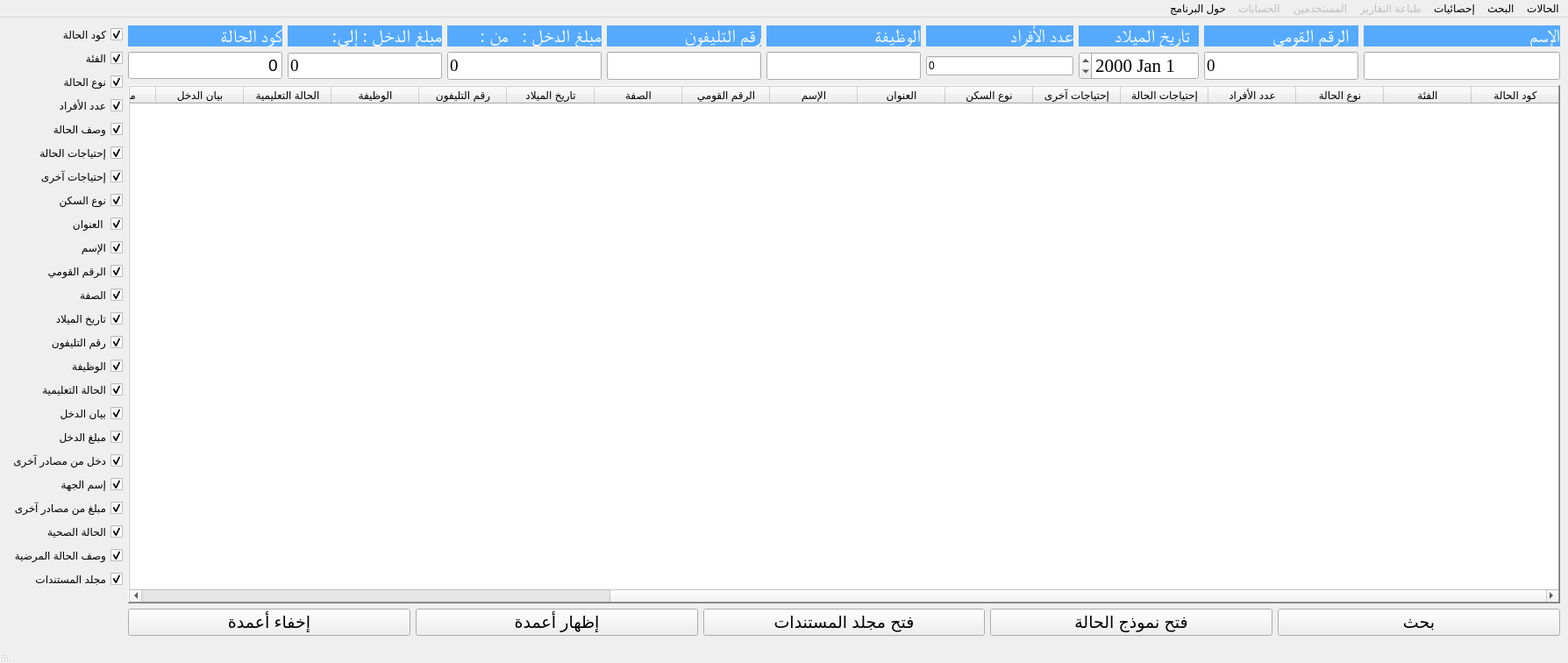
<?xml version="1.0" encoding="UTF-8"?>
<ui version="4.0">
 <class>search_adv_win</class>
 <widget class="QMainWindow" name="search_adv_win">
  <property name="geometry">
   <rect>
    <x>0</x>
    <y>0</y>
    <width>1788</width>
    <height>756</height>
   </rect>
  </property>
  <property name="windowTitle">
   <string>برنامج جمعية مسجد الرحمن لإدارة الحالات - عرض جميع الحالات - نسخة تجريبية</string>
  </property>
  <property name="layoutDirection">
   <enum>Qt::RightToLeft</enum>
  </property>
  <property name="styleSheet">
   <string notr="true">
QLabel{
background-color: rgb(85, 170, 255);
	
	color: rgb(255, 255, 255);
}


QPushButton{

    background-color:
        linear-gradient(#f0ff35, #a9ff00),
        radial-gradient(center 50% -40%, radius 200%, #b8ee36 45%, #80c800 50%);
    background-radius: 6, 5;
    background-insets: 0, 1;
    effect: dropshadow( three-pass-box , rgba(0,0,0,0.4) , 5, 0.0 , 0 , 1 );
    text-fill: #395306;

}

QLabel{
background-color: rgb(85, 170, 255);
	
	color: rgb(255, 255, 255);
}</string>
  </property>
  <widget class="QWidget" name="centralwidget">
   <layout class="QGridLayout" name="gridLayout_3">
    <item row="2" column="0">
     <layout class="QHBoxLayout" name="horizontalLayout_3">
      <item>
       <widget class="QPushButton" name="btn_search_now">
        <property name="font">
         <font>
          <pointsize>14</pointsize>
         </font>
        </property>
        <property name="toolTip">
         <string>يرجي الاختيار من القوائم المنسدلة أعلاه</string>
        </property>
        <property name="text">
         <string>بحث</string>
        </property>
       </widget>
      </item>
      <item>
       <widget class="QPushButton" name="btn_open_case_form">
        <property name="font">
         <font>
          <pointsize>14</pointsize>
         </font>
        </property>
        <property name="toolTip">
         <string>قم بتحديد كود الحالة أولا ثم اضغط هنالفتح إستمارة بيانات الحالة بالكامل</string>
        </property>
        <property name="text">
         <string>فتح نموذج الحالة</string>
        </property>
       </widget>
      </item>
      <item>
       <widget class="QPushButton" name="btn_open_folder">
        <property name="font">
         <font>
          <pointsize>14</pointsize>
         </font>
        </property>
        <property name="toolTip">
         <string>&lt;html&gt;&lt;head/&gt;&lt;body&gt;&lt;p&gt;&lt;span style=&quot; font-weight:600;&quot;&gt;قم بالوقوف بالمؤشر في خانة مجلد مستندات الحالة ثم اضغط هنا&lt;/span&gt;&lt;/p&gt;&lt;/body&gt;&lt;/html&gt;</string>
        </property>
        <property name="text">
         <string>فتح مجلد المستندات</string>
        </property>
       </widget>
      </item>
      <item>
       <widget class="QPushButton" name="btn_show_columns">
        <property name="font">
         <font>
          <pointsize>14</pointsize>
         </font>
        </property>
        <property name="toolTip">
         <string>&lt;html&gt;&lt;head/&gt;&lt;body&gt;&lt;p&gt;قم بوضع علامة &lt;span style=&quot; font-family:'Arial,sans-serif';&quot;&gt;√&lt;/span&gt;  أمام أسماء الأعمدة ثم اضغط هنا لعرضها&lt;/p&gt;&lt;/body&gt;&lt;/html&gt;</string>
        </property>
        <property name="text">
         <string>إظهار أعمدة</string>
        </property>
       </widget>
      </item>
      <item>
       <widget class="QPushButton" name="btn_hide_columns">
        <property name="font">
         <font>
          <pointsize>14</pointsize>
         </font>
        </property>
        <property name="toolTip">
         <string>&lt;html&gt;&lt;head/&gt;&lt;body&gt;&lt;p&gt;قم بإزالة علامة &lt;span style=&quot; font-family:'Arial,sans-serif';&quot;&gt;√&lt;/span&gt;  من أمام أسماء الأعمدة ثم اضغط هنا للإخفاء&lt;/p&gt;&lt;/body&gt;&lt;/html&gt;</string>
        </property>
        <property name="text">
         <string>إخفاء أعمدة</string>
        </property>
       </widget>
      </item>
     </layout>
    </item>
    <item row="1" column="0">
     <widget class="QTableWidget" name="t_view_data">
      <property name="sizePolicy">
       <sizepolicy hsizetype="Expanding" vsizetype="Preferred">
        <horstretch>0</horstretch>
        <verstretch>100</verstretch>
       </sizepolicy>
      </property>
      <property name="layoutDirection">
       <enum>Qt::RightToLeft</enum>
      </property>
      <property name="frameShape">
       <enum>QFrame::WinPanel</enum>
      </property>
      <property name="frameShadow">
       <enum>QFrame::Raised</enum>
      </property>
      <property name="lineWidth">
       <number>1</number>
      </property>
      <property name="editTriggers">
       <set>QAbstractItemView::AllEditTriggers</set>
      </property>
      <property name="alternatingRowColors">
       <bool>true</bool>
      </property>
      <property name="gridStyle">
       <enum>Qt::DashLine</enum>
      </property>
      <property name="sortingEnabled">
       <bool>false</bool>
      </property>
      <attribute name="horizontalHeaderShowSortIndicator" stdset="0">
       <bool>true</bool>
      </attribute>
      <column>
       <property name="text">
        <string>كود الحالة</string>
       </property>
      </column>
      <column>
       <property name="text">
        <string>الفئة</string>
       </property>
      </column>
      <column>
       <property name="text">
        <string>نوع الحالة</string>
       </property>
      </column>
      <column>
       <property name="text">
        <string>عدد الأفراد</string>
       </property>
      </column>
      <column>
       <property name="text">
        <string>إحتياجات الحالة</string>
       </property>
      </column>
      <column>
       <property name="text">
        <string>إحتياجات آخرى</string>
       </property>
      </column>
      <column>
       <property name="text">
        <string>نوع السكن</string>
       </property>
      </column>
      <column>
       <property name="text">
        <string>العنوان</string>
       </property>
      </column>
      <column>
       <property name="text">
        <string>الإسم</string>
       </property>
      </column>
      <column>
       <property name="text">
        <string>الرقم القومي</string>
       </property>
      </column>
      <column>
       <property name="text">
        <string>الصفة</string>
       </property>
      </column>
      <column>
       <property name="text">
        <string>تاريخ الميلاد</string>
       </property>
      </column>
      <column>
       <property name="text">
        <string>رقم التليفون</string>
       </property>
      </column>
      <column>
       <property name="text">
        <string>الوظيفة</string>
       </property>
      </column>
      <column>
       <property name="text">
        <string>الحالة التعليمية</string>
       </property>
      </column>
      <column>
       <property name="text">
        <string>بيان الدخل</string>
       </property>
      </column>
      <column>
       <property name="text">
        <string>مبلغ الدخل</string>
       </property>
      </column>
      <column>
       <property name="text">
        <string>مصادر آخري</string>
       </property>
      </column>
      <column>
       <property name="text">
        <string>مبلغ</string>
       </property>
      </column>
      <column>
       <property name="text">
        <string>إسم الجهة</string>
       </property>
      </column>
      <column>
       <property name="text">
        <string>الحالة الصحية</string>
       </property>
      </column>
      <column>
       <property name="text">
        <string>وصف الحالة المرضية</string>
       </property>
      </column>
      <column>
       <property name="text">
        <string>وصف الحالة</string>
       </property>
      </column>
      <column>
       <property name="text">
        <string>مجلد المستندات</string>
       </property>
      </column>
     </widget>
    </item>
    <item row="0" column="1" rowspan="2">
     <layout class="QVBoxLayout" name="verticalLayout_12">
      <item>
       <widget class="QCheckBox" name="chb_id">
        <property name="text">
         <string>كود الحالة</string>
        </property>
        <property name="checked">
         <bool>true</bool>
        </property>
       </widget>
      </item>
      <item>
       <widget class="QCheckBox" name="chb_class">
        <property name="text">
         <string>الفئة</string>
        </property>
        <property name="checked">
         <bool>true</bool>
        </property>
       </widget>
      </item>
      <item>
       <widget class="QCheckBox" name="chb_type">
        <property name="text">
         <string>نوع الحالة</string>
        </property>
        <property name="checked">
         <bool>true</bool>
        </property>
       </widget>
      </item>
      <item>
       <widget class="QCheckBox" name="chb_count_family">
        <property name="text">
         <string>عدد الأفراد</string>
        </property>
        <property name="checked">
         <bool>true</bool>
        </property>
       </widget>
      </item>
      <item>
       <widget class="QCheckBox" name="chb_description">
        <property name="text">
         <string>وصف الحالة</string>
        </property>
        <property name="checked">
         <bool>true</bool>
        </property>
       </widget>
      </item>
      <item>
       <widget class="QCheckBox" name="chb_case_needs">
        <property name="text">
         <string>إحتياجات الحالة</string>
        </property>
        <property name="checked">
         <bool>true</bool>
        </property>
       </widget>
      </item>
      <item>
       <widget class="QCheckBox" name="chb_other_needs">
        <property name="text">
         <string>إحتياجات آخرى</string>
        </property>
        <property name="checked">
         <bool>true</bool>
        </property>
       </widget>
      </item>
      <item>
       <widget class="QCheckBox" name="chb_home_type">
        <property name="text">
         <string>نوع السكن</string>
        </property>
        <property name="checked">
         <bool>true</bool>
        </property>
       </widget>
      </item>
      <item>
       <widget class="QCheckBox" name="chb_address">
        <property name="text">
         <string>العنوان </string>
        </property>
        <property name="checked">
         <bool>true</bool>
        </property>
       </widget>
      </item>
      <item>
       <widget class="QCheckBox" name="chb_people_name">
        <property name="text">
         <string>الإسم</string>
        </property>
        <property name="checked">
         <bool>true</bool>
        </property>
       </widget>
      </item>
      <item>
       <widget class="QCheckBox" name="chb_nat_id">
        <property name="text">
         <string>الرقم القومي</string>
        </property>
        <property name="checked">
         <bool>true</bool>
        </property>
        <property name="tristate">
         <bool>false</bool>
        </property>
       </widget>
      </item>
      <item>
       <widget class="QCheckBox" name="chb_parent_or_son">
        <property name="text">
         <string>الصفة</string>
        </property>
        <property name="checked">
         <bool>true</bool>
        </property>
       </widget>
      </item>
      <item>
       <widget class="QCheckBox" name="chb_dob">
        <property name="text">
         <string>تاريخ الميلاد</string>
        </property>
        <property name="checked">
         <bool>true</bool>
        </property>
       </widget>
      </item>
      <item>
       <widget class="QCheckBox" name="chb_phone_no">
        <property name="text">
         <string>رقم التليفون</string>
        </property>
        <property name="checked">
         <bool>true</bool>
        </property>
       </widget>
      </item>
      <item>
       <widget class="QCheckBox" name="chb_jop">
        <property name="text">
         <string>الوظيفة</string>
        </property>
        <property name="checked">
         <bool>true</bool>
        </property>
       </widget>
      </item>
      <item>
       <widget class="QCheckBox" name="chb_learn_status">
        <property name="text">
         <string>الحالة التعليمية</string>
        </property>
        <property name="checked">
         <bool>true</bool>
        </property>
       </widget>
      </item>
      <item>
       <widget class="QCheckBox" name="chb_income_statement">
        <property name="text">
         <string>بيان الدخل</string>
        </property>
        <property name="checked">
         <bool>true</bool>
        </property>
       </widget>
      </item>
      <item>
       <widget class="QCheckBox" name="chb_income_salary">
        <property name="text">
         <string>مبلغ الدخل</string>
        </property>
        <property name="checked">
         <bool>true</bool>
        </property>
       </widget>
      </item>
      <item>
       <widget class="QCheckBox" name="chb_income_st_other">
        <property name="text">
         <string>دخل من مصادر آخرى</string>
        </property>
        <property name="checked">
         <bool>true</bool>
        </property>
       </widget>
      </item>
      <item>
       <widget class="QCheckBox" name="chb_name_of_other">
        <property name="text">
         <string>إسم الجهة</string>
        </property>
        <property name="checked">
         <bool>true</bool>
        </property>
       </widget>
      </item>
      <item>
       <widget class="QCheckBox" name="chb_salary_from_other">
        <property name="text">
         <string>مبلغ من مصادر آخرى</string>
        </property>
        <property name="checked">
         <bool>true</bool>
        </property>
       </widget>
      </item>
      <item>
       <widget class="QCheckBox" name="chb_health_status">
        <property name="text">
         <string>الحالة الصحية</string>
        </property>
        <property name="checked">
         <bool>true</bool>
        </property>
       </widget>
      </item>
      <item>
       <widget class="QCheckBox" name="chb_type_ofdisease">
        <property name="text">
         <string>وصف الحالة المرضية</string>
        </property>
        <property name="checked">
         <bool>true</bool>
        </property>
       </widget>
      </item>
      <item>
       <widget class="QCheckBox" name="chb_folder">
        <property name="text">
         <string>مجلد المستندات</string>
        </property>
        <property name="checked">
         <bool>true</bool>
        </property>
       </widget>
      </item>
     </layout>
    </item>
    <item row="0" column="0">
     <layout class="QGridLayout" name="gridLayout_2">
      <item row="0" column="7">
       <widget class="QLabel" name="label_3">
        <property name="sizePolicy">
         <sizepolicy hsizetype="Preferred" vsizetype="Expanding">
          <horstretch>0</horstretch>
          <verstretch>0</verstretch>
         </sizepolicy>
        </property>
        <property name="font">
         <font>
          <family>Times New Roman</family>
          <pointsize>16</pointsize>
         </font>
        </property>
        <property name="text">
         <string>مبلغ الدخل : إلي:</string>
        </property>
       </widget>
      </item>
      <item row="0" column="8">
       <widget class="QLabel" name="label_2">
        <property name="sizePolicy">
         <sizepolicy hsizetype="Preferred" vsizetype="Expanding">
          <horstretch>0</horstretch>
          <verstretch>0</verstretch>
         </sizepolicy>
        </property>
        <property name="font">
         <font>
          <family>Times New Roman</family>
          <pointsize>16</pointsize>
         </font>
        </property>
        <property name="text">
         <string>كود الحالة</string>
        </property>
       </widget>
      </item>
      <item row="0" column="2">
       <widget class="QLabel" name="label_10">
        <property name="sizePolicy">
         <sizepolicy hsizetype="Preferred" vsizetype="Expanding">
          <horstretch>0</horstretch>
          <verstretch>0</verstretch>
         </sizepolicy>
        </property>
        <property name="font">
         <font>
          <family>Times New Roman</family>
          <pointsize>16</pointsize>
         </font>
        </property>
        <property name="text">
         <string>  تاريخ الميلاد  </string>
        </property>
       </widget>
      </item>
      <item row="0" column="5">
       <widget class="QLabel" name="label_19">
        <property name="sizePolicy">
         <sizepolicy hsizetype="Preferred" vsizetype="Expanding">
          <horstretch>0</horstretch>
          <verstretch>0</verstretch>
         </sizepolicy>
        </property>
        <property name="font">
         <font>
          <family>Times New Roman</family>
          <pointsize>16</pointsize>
         </font>
        </property>
        <property name="text">
         <string>رقم التليفون</string>
        </property>
       </widget>
      </item>
      <item row="0" column="3">
       <widget class="QLabel" name="label_23">
        <property name="sizePolicy">
         <sizepolicy hsizetype="Preferred" vsizetype="Expanding">
          <horstretch>0</horstretch>
          <verstretch>0</verstretch>
         </sizepolicy>
        </property>
        <property name="font">
         <font>
          <family>Times New Roman</family>
          <pointsize>16</pointsize>
         </font>
        </property>
        <property name="text">
         <string>عدد الأفراد</string>
        </property>
       </widget>
      </item>
      <item row="0" column="0">
       <widget class="QLabel" name="label_21">
        <property name="sizePolicy">
         <sizepolicy hsizetype="Preferred" vsizetype="Expanding">
          <horstretch>0</horstretch>
          <verstretch>0</verstretch>
         </sizepolicy>
        </property>
        <property name="font">
         <font>
          <family>Times New Roman</family>
          <pointsize>16</pointsize>
         </font>
        </property>
        <property name="text">
         <string>الإسم                                    </string>
        </property>
       </widget>
      </item>
      <item row="0" column="6">
       <widget class="QLabel" name="label_16">
        <property name="sizePolicy">
         <sizepolicy hsizetype="Preferred" vsizetype="Expanding">
          <horstretch>0</horstretch>
          <verstretch>0</verstretch>
         </sizepolicy>
        </property>
        <property name="font">
         <font>
          <family>Times New Roman</family>
          <pointsize>16</pointsize>
         </font>
        </property>
        <property name="styleSheet">
         <string notr="true"/>
        </property>
        <property name="text">
         <string>مبلغ الدخل :   من :   </string>
        </property>
       </widget>
      </item>
      <item row="0" column="4">
       <widget class="QLabel" name="label_8">
        <property name="sizePolicy">
         <sizepolicy hsizetype="Preferred" vsizetype="Expanding">
          <horstretch>0</horstretch>
          <verstretch>0</verstretch>
         </sizepolicy>
        </property>
        <property name="font">
         <font>
          <family>Times New Roman</family>
          <pointsize>16</pointsize>
         </font>
        </property>
        <property name="text">
         <string>الوظيفة</string>
        </property>
       </widget>
      </item>
      <item row="0" column="1">
       <widget class="QLabel" name="label_12">
        <property name="sizePolicy">
         <sizepolicy hsizetype="Preferred" vsizetype="Expanding">
          <horstretch>0</horstretch>
          <verstretch>0</verstretch>
         </sizepolicy>
        </property>
        <property name="font">
         <font>
          <family>Times New Roman</family>
          <pointsize>16</pointsize>
         </font>
        </property>
        <property name="text">
         <string>  الرقم القومي</string>
        </property>
       </widget>
      </item>
      <item row="1" column="0">
       <widget class="QLineEdit" name="name">
        <property name="sizePolicy">
         <sizepolicy hsizetype="Expanding" vsizetype="Expanding">
          <horstretch>0</horstretch>
          <verstretch>0</verstretch>
         </sizepolicy>
        </property>
        <property name="font">
         <font>
          <family>Times New Roman</family>
          <pointsize>14</pointsize>
         </font>
        </property>
       </widget>
      </item>
      <item row="1" column="1">
       <widget class="QLineEdit" name="nat_id">
        <property name="sizePolicy">
         <sizepolicy hsizetype="Expanding" vsizetype="Expanding">
          <horstretch>0</horstretch>
          <verstretch>0</verstretch>
         </sizepolicy>
        </property>
        <property name="font">
         <font>
          <family>Times New Roman</family>
          <pointsize>14</pointsize>
         </font>
        </property>
        <property name="text">
         <string>0</string>
        </property>
       </widget>
      </item>
      <item row="1" column="2">
       <widget class="QDateEdit" name="dob">
        <property name="sizePolicy">
         <sizepolicy hsizetype="Minimum" vsizetype="Expanding">
          <horstretch>0</horstretch>
          <verstretch>0</verstretch>
         </sizepolicy>
        </property>
        <property name="font">
         <font>
          <family>Times New Roman</family>
          <pointsize>16</pointsize>
         </font>
        </property>
        <property name="layoutDirection">
         <enum>Qt::RightToLeft</enum>
        </property>
        <property name="locale">
         <locale language="English" country="UnitedStates"/>
        </property>
       </widget>
      </item>
      <item row="1" column="4">
       <widget class="QLineEdit" name="jop">
        <property name="sizePolicy">
         <sizepolicy hsizetype="Expanding" vsizetype="Expanding">
          <horstretch>0</horstretch>
          <verstretch>0</verstretch>
         </sizepolicy>
        </property>
        <property name="font">
         <font>
          <family>Times New Roman</family>
          <pointsize>14</pointsize>
         </font>
        </property>
       </widget>
      </item>
      <item row="1" column="5">
       <widget class="QLineEdit" name="phone_no">
        <property name="sizePolicy">
         <sizepolicy hsizetype="Expanding" vsizetype="Expanding">
          <horstretch>0</horstretch>
          <verstretch>0</verstretch>
         </sizepolicy>
        </property>
        <property name="font">
         <font>
          <family>Times New Roman</family>
          <pointsize>14</pointsize>
         </font>
        </property>
       </widget>
      </item>
      <item row="1" column="6">
       <widget class="QLineEdit" name="income_salary_from">
        <property name="sizePolicy">
         <sizepolicy hsizetype="Expanding" vsizetype="Expanding">
          <horstretch>0</horstretch>
          <verstretch>0</verstretch>
         </sizepolicy>
        </property>
        <property name="font">
         <font>
          <family>Times New Roman</family>
          <pointsize>14</pointsize>
         </font>
        </property>
        <property name="text">
         <string>0</string>
        </property>
       </widget>
      </item>
      <item row="1" column="7">
       <widget class="QLineEdit" name="income_salary_to">
        <property name="font">
         <font>
          <family>Times New Roman</family>
          <pointsize>14</pointsize>
         </font>
        </property>
        <property name="text">
         <string>0</string>
        </property>
       </widget>
      </item>
      <item row="1" column="8">
       <widget class="QLineEdit" name="c_id">
        <property name="font">
         <font>
          <pointsize>14</pointsize>
         </font>
        </property>
        <property name="text">
         <string>0</string>
        </property>
        <property name="alignment">
         <set>Qt::AlignRight|Qt::AlignTrailing|Qt::AlignVCenter</set>
        </property>
        <property name="placeholderText">
         <string/>
        </property>
       </widget>
      </item>
      <item row="1" column="3">
       <widget class="QLineEdit" name="family_count">
        <property name="text">
         <string>0</string>
        </property>
       </widget>
      </item>
     </layout>
    </item>
   </layout>
  </widget>
  <widget class="QMenuBar" name="menubar">
   <property name="geometry">
    <rect>
     <x>0</x>
     <y>0</y>
     <width>1788</width>
     <height>21</height>
    </rect>
   </property>
   <widget class="QMenu" name="mn_cases">
    <property name="title">
     <string>الحالات</string>
    </property>
    <addaction name="mn_view_cases"/>
    <addaction name="separator"/>
    <addaction name="mn_input_cases"/>
    <addaction name="separator"/>
    <addaction name="mn_update_case"/>
   </widget>
   <widget class="QMenu" name="mn_search">
    <property name="title">
     <string>البحث</string>
    </property>
    <widget class="QMenu" name="mn_search_adv">
     <property name="title">
      <string>بحث متقدم</string>
     </property>
     <addaction name="mn_search_code"/>
     <addaction name="mn_search_name"/>
     <addaction name="mn_search_age"/>
     <addaction name="mn_search_natid"/>
     <addaction name="mn_search_salary"/>
     <addaction name="mn_search_jop"/>
     <addaction name="mn_search_count_f"/>
     <addaction name="mn_search_phone"/>
    </widget>
    <addaction name="mn_search_cmb"/>
    <addaction name="separator"/>
    <addaction name="mn_search_adv"/>
   </widget>
   <widget class="QMenu" name="mn_print">
    <property name="enabled">
     <bool>false</bool>
    </property>
    <property name="title">
     <string>طباعة التقارير</string>
    </property>
    <addaction name="action_15"/>
    <addaction name="action_16"/>
    <addaction name="action_17"/>
   </widget>
   <widget class="QMenu" name="mn_users">
    <property name="enabled">
     <bool>false</bool>
    </property>
    <property name="title">
     <string>المستخدمين</string>
    </property>
    <addaction name="action_18"/>
    <addaction name="action_19"/>
    <addaction name="action_20"/>
   </widget>
   <widget class="QMenu" name="mn_about">
    <property name="title">
     <string>حول البرنامج</string>
    </property>
    <addaction name="mn_explain"/>
    <addaction name="mn_contact"/>
   </widget>
   <widget class="QMenu" name="mn_accounting">
    <property name="enabled">
     <bool>false</bool>
    </property>
    <property name="title">
     <string>الحسابات</string>
    </property>
    <addaction name="action_1"/>
    <addaction name="action_2"/>
    <addaction name="action_3"/>
   </widget>
   <widget class="QMenu" name="mn_statistics">
    <property name="title">
     <string>إحصائيات</string>
    </property>
    <addaction name="mn_cases_counter"/>
   </widget>
   <addaction name="mn_cases"/>
   <addaction name="mn_search"/>
   <addaction name="mn_statistics"/>
   <addaction name="mn_print"/>
   <addaction name="mn_users"/>
   <addaction name="mn_accounting"/>
   <addaction name="mn_about"/>
  </widget>
  <widget class="QStatusBar" name="statusbar"/>
  <action name="mn_view_cases">
   <property name="text">
    <string>عرض الحالات</string>
   </property>
  </action>
  <action name="mn_input_cases">
   <property name="text">
    <string>ادخال بيانات</string>
   </property>
  </action>
  <action name="mn_update_case">
   <property name="text">
    <string>تحديث بيانات</string>
   </property>
  </action>
  <action name="mn_search_cmb">
   <property name="text">
    <string>بحث بالقوائم المنسدلة</string>
   </property>
  </action>
  <action name="mn_search_name">
   <property name="text">
    <string>بالاسم</string>
   </property>
  </action>
  <action name="mn_search_age">
   <property name="text">
    <string>بالسن</string>
   </property>
  </action>
  <action name="mn_search_natid">
   <property name="text">
    <string>الرقم القومي</string>
   </property>
  </action>
  <action name="mn_search_salary">
   <property name="text">
    <string>مبلغ الدخل</string>
   </property>
  </action>
  <action name="mn_search_jop">
   <property name="text">
    <string>الوظيفة</string>
   </property>
  </action>
  <action name="mn_search_count_f">
   <property name="text">
    <string>عدد أفراد الحالة</string>
   </property>
  </action>
  <action name="mn_search_phone">
   <property name="text">
    <string>رقم التليفون</string>
   </property>
  </action>
  <action name="action_15">
   <property name="text">
    <string>تجريبي 1</string>
   </property>
  </action>
  <action name="action_16">
   <property name="text">
    <string>تجريبي 2</string>
   </property>
  </action>
  <action name="action_17">
   <property name="text">
    <string>تجريبي 3</string>
   </property>
  </action>
  <action name="action_18">
   <property name="text">
    <string>تجريبي 1</string>
   </property>
  </action>
  <action name="action_19">
   <property name="text">
    <string>تجريبي 2</string>
   </property>
  </action>
  <action name="action_20">
   <property name="text">
    <string>تجريبي 3</string>
   </property>
  </action>
  <action name="mn_explain">
   <property name="text">
    <string>كيفية الاستخدام</string>
   </property>
  </action>
  <action name="mn_contact">
   <property name="text">
    <string>الاتصال بمطور البرنامج</string>
   </property>
  </action>
  <action name="action_1">
   <property name="enabled">
    <bool>true</bool>
   </property>
   <property name="text">
    <string>تجريبي 1</string>
   </property>
  </action>
  <action name="action_2">
   <property name="text">
    <string>تجريبي 2</string>
   </property>
  </action>
  <action name="action_3">
   <property name="text">
    <string>تجريبي 3</string>
   </property>
  </action>
  <action name="mn_search_code">
   <property name="text">
    <string>بالكود</string>
   </property>
  </action>
  <action name="mn_cases_counter">
   <property name="text">
    <string>عدد الحالات</string>
   </property>
  </action>
 </widget>
 <resources/>
 <connections/>
</ui>
